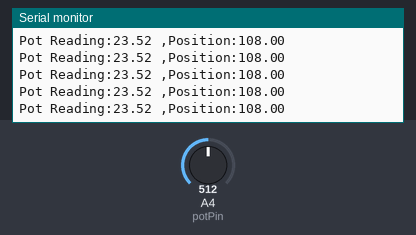
The sketch below on a simulated Arduino Uno, built with avr-gcc and run on an emulated ATmega328P. Parts: the last lines printed to the serial monitor. The test bench sets the inputs (shaded band); at power-on: A4 (potPin) = 512.

Above: at 1.2 s.
1.3 s: A4 (potPin) set to 230
At 1.35 s:
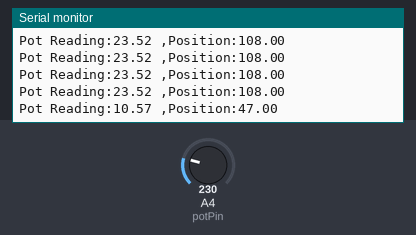
2.8 s: A4 (potPin) set to 202
At 2.83 s:
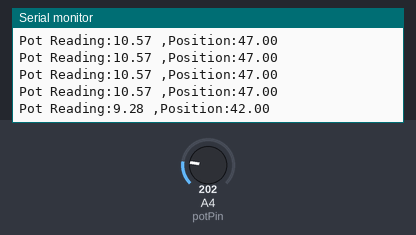
5.8 s: A4 (potPin) set to 73
At 5.8 s:
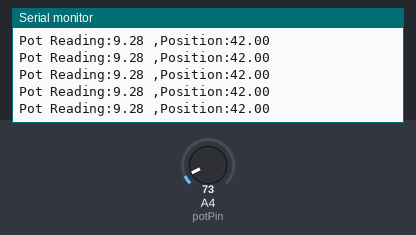
7.3 s: A4 (potPin) set to 59
At 7.33 s:
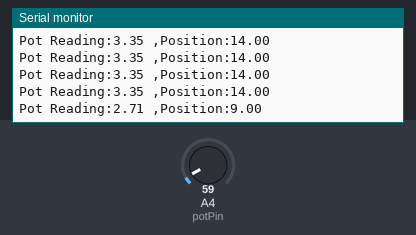
Timing chart, 0 to 10.3 s (numbered marks = the images above; inputs shaded):
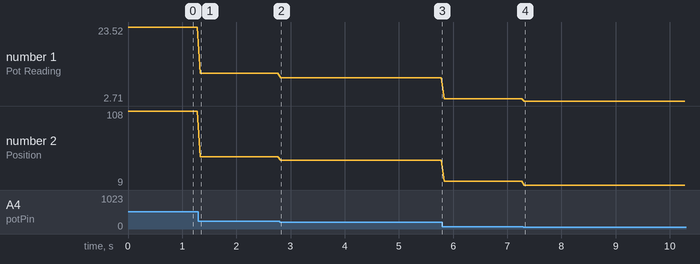

The sketch:

CustomServo_ReadPosition.ino
```cpp
int potPin = 4;

void setup()
{
  Serial.begin(9600);
}

void loop()
{

  PrintServoPosition();

}

void PrintServoPosition()
{
  double potRest = (double)analogRead(potPin)/1023 * 47;

  double currAngle = map(potRest,0.64,38,0,180);

  Serial.print("Pot Reading:");
  Serial.print(potRest);
  Serial.print(" ,Position:");
  Serial.println(currAngle);

  delay(50);
}
```

Measured:
- after the input at 1.3 s, the serial monitor: prints a new line at once (image 1)
- after the input at 2.8 s, the serial monitor: prints a new line at once (image 2)
- after the input at 7.3 s, the serial monitor: prints a new line at once (image 4)
- plotted number 1: 23.52 → 10.57 after the input at 1.3 s, 10.57 → 9.28 after the input at 2.8 s, 9.28 → 3.35 after the input at 5.8 s, 3.35 → 2.71 after the input at 7.3 s
- plotted number 2: 108 → 47 after the input at 1.3 s, 47 → 42 after the input at 2.8 s, 42 → 14 after the input at 5.8 s, 14 → 9 after the input at 7.3 s
